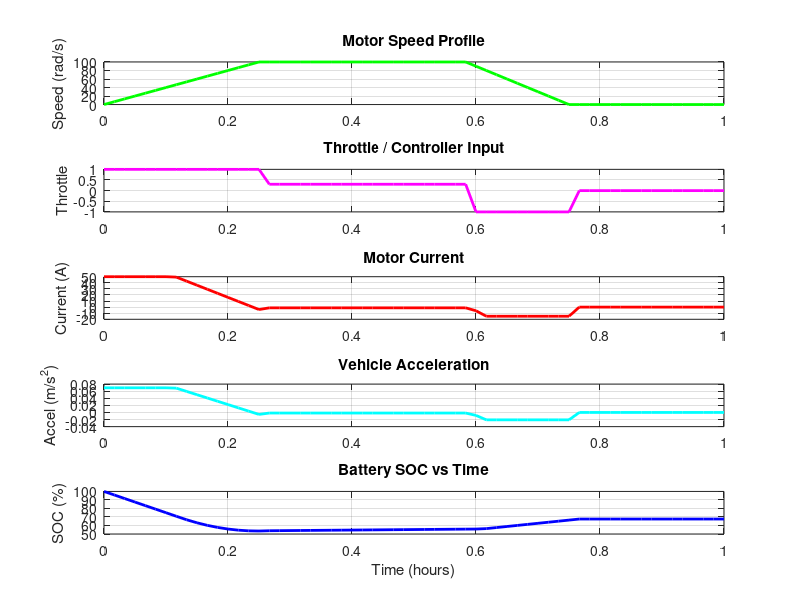

Write the MATLAB code that produced this figure.
% Battery SOC Simulation - Phase 3 (Motor Model with Throttle Controller)
clear; clc;

% --- Battery parameters ---
Q = 20;          % Battery capacity in Amp-hours (Ah)
SOC0 = 100;        % Initial SOC in %

% --- Vehicle parameters ---
r_wheel = 0.3;     % wheel radius (meters)
m = 1200;          % vehicle mass (kg)

% --- Motor parameters ---
V = 48;        % Battery/supply voltage (Volts)
R = 0.5;       % Motor winding resistance (Ohms)
Kt = 0.5;      % Torque constant (Nm/A)
Ke = 0.5;      % Back-EMF constant (V*s/rad)
I_discharge_max = 50;   % Max discharge current (Amps)
I_charge_max = 15;      % Max charge/regen current (Amps) - lower, batteries accept charge more slowly

% --- Simulation settings ---
dt = 1/60;         % time step in hours (1 minute)
t_end = 1;         % simulate 1 hour
t = 0:dt:t_end;    % time vector
N = length(t);

% --- Build speed profile (motor angular speed, rad/s) ---
omega = zeros(1, N);

for k = 1:N
    time_min = t(k) * 60;
    
    if time_min <= 15
        omega(k) = 100 * (time_min / 15);          % ramp up 0 -> 100 rad/s
    elseif time_min <= 35
        omega(k) = 100;                              % cruising at 100 rad/s
    elseif time_min <= 45
        omega(k) = 100 * (1 - (time_min-35)/10);    % ramp down 100 -> 0 rad/s
    else
        omega(k) = 0;                                % idle
    end
end

% --- Build throttle/controller profile (-1 to 1) ---
throttle = zeros(1, N);

for k = 1:N
    time_min = t(k) * 60;
    
    if time_min <= 15
        throttle(k) = 1;        % full throttle - accelerating
    elseif time_min <= 35
        throttle(k) = 0.3;      % light throttle - maintaining cruise
    elseif time_min <= 45
        throttle(k) = -1;       % full regen braking
    else
        throttle(k) = 0;        % idle - no current demanded
    end
end

% --- Calculate raw motor current from physics ---
I_raw = (V - Ke .* omega) / R;

% --- Apply throttle to get actual current ---
I_load = throttle .* I_raw;

% --- Clamp current to safe limits ---
I_load(I_load > I_discharge_max) = I_discharge_max;
I_load(I_load < -I_charge_max) = -I_charge_max;

% --- Preallocate SOC array ---
SOC = zeros(1, N);
SOC(1) = SOC0;

% --- Calculate torque, force, and acceleration ---
T = Kt .* I_load;        % torque (Nm)
F = T / r_wheel;         % force at wheels (N)
a = F / m;                % acceleration (m/s^2)

% --- Simulate SOC ---
for k = 1:N-1
    SOC(k+1) = SOC(k) - (I_load(k) * dt / Q) * 100;
    if SOC(k+1) < 0
        SOC(k+1) = 0;
    elseif SOC(k+1) > 100
        SOC(k+1) = 100;
    end
end

% --- Plot everything ---
figure;

subplot(5,1,1);
plot(t, omega, 'g', 'LineWidth', 2);
ylabel('Speed (rad/s)');
title('Motor Speed Profile');
grid on;

subplot(5,1,2);
plot(t, throttle, 'm', 'LineWidth', 2);
ylabel('Throttle');
title('Throttle / Controller Input');
grid on;

subplot(5,1,3);
plot(t, I_load, 'r', 'LineWidth', 2);
ylabel('Current (A)');
title('Motor Current');
grid on;

subplot(5,1,4);
plot(t, a, 'c', 'LineWidth', 2);
ylabel('Accel (m/s^2)');
title('Vehicle Acceleration');
grid on;

subplot(5,1,5);
plot(t, SOC, 'b', 'LineWidth', 2);
xlabel('Time (hours)');
ylabel('SOC (%)');
title('Battery SOC vs Time');
grid on;
